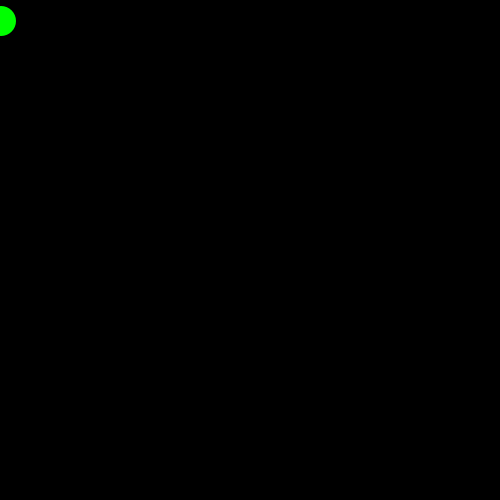
Frame 1 (no input)
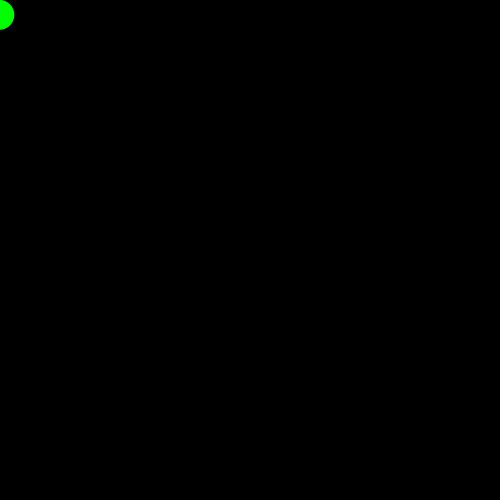
Frame 60 (the mouse pressed at the canvas centre just before this capture)
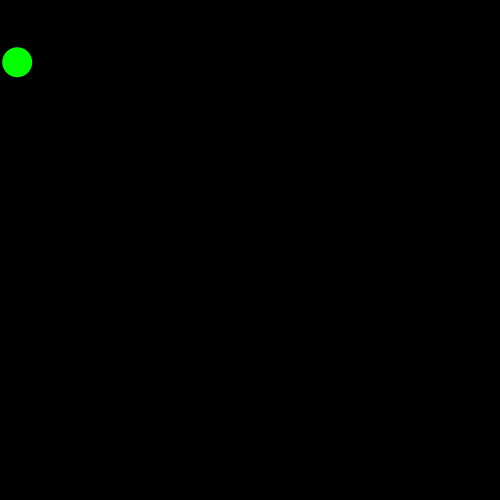
Frame 120 (the mouse held since frame 60 and released just before this capture)

The Processing sketch that drew these frames (run headless with seeded random() and noise(); from frame 60 on, the mouse is pressed at the canvas centre):

// Processing sketch: Clean_Robot
// ── Clean_Robot.pde
int speed = 1;
final int angle_to_turn = 30;
Robot bot1;

void setup() {
  size(500, 500);
  bot1 = new Robot(0, 20, speed, 1);
}

void draw() {
  noStroke();
  background(0);
  
  bot1.wanderToward(mouseX, mouseY);
  
  fill(0,255,0);
  bot1.drawBot();
}

void mousePressed() {
  if (dist(mouseX, mouseY, bot1.pos.x, bot1.pos.y) < bot1.radius) {
    bot1.state -= (bot1.state > 1) ? 1 : 0; 
  }
}

void puddle(int x, int y, int size) {
  ellipse(x,y, size, size);
}
// ── Robot.pde
class Robot {
  PVector pos, vel;
  int radius = 15;
  
  int state = 1;
  final int CLEAN = 1;
  final int HALF_DIRTY = 2;
  final int DIRTY = 3;

  Robot(float x, float y, int speed, int _state) {
    pos = new PVector(x, y);
    vel = new PVector(speed, speed);
    state= _state;
  }
  
  //Wanders toward given (x, y) location
  void wanderToward(float x, float y) {
    if (dist(pos.x, pos.y, x, y) > radius) {
      if (random(1) < 0.05) {
        vel.set(x - pos.x, y - pos.y);
        vel.normalize();

        if (vel.cross(pos).mag() > 0) {
          vel.rotate(radians(angle_to_turn + random(-angle_to_turn/4.0f, angle_to_turn/4.0f)));
        } else {
          vel.rotate(-1*radians(angle_to_turn + random(-angle_to_turn/4.0f, angle_to_turn/4.0f)));
        }
      }
      pos.add(vel);
    }
  }

  void drawBot() {
    noStroke();
    ellipse(pos.x, pos.y, 2*radius, 2*radius);
  }
}
